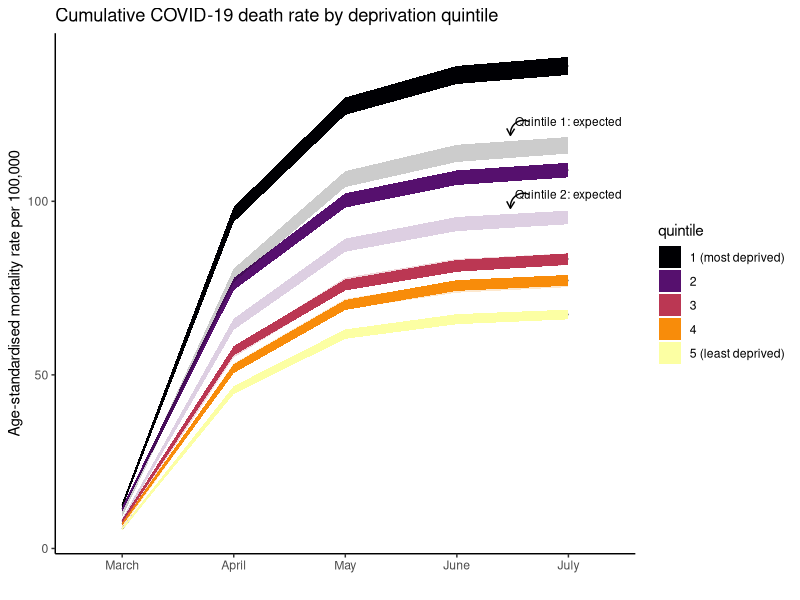

Here is the R script that generated this plot:
library(tidyverse)
library(readxl)
library(ggplot2)
library(viridis)

deaths <- read_excel("CO_Quintiles_Request_Final_File.xlsx", sheet = "Table 1", skip = 3, n_max = 46)
deaths_baseline <- read_excel("Deprivation_2015_2019_final.xlsx", sheet = "Table 1", skip = 4, n_max = 5)
deaths <- deaths[-1,]
deaths_March <- deaths %>% select(`Cause of death`,Sex,Quintile,`...6`,`...8`,`...9`)
colnames(deaths_March) <- c("cause","gender","quintile","death_rate","lower_CI","upper_CI") 
deaths_March <- deaths_March %>% mutate(month="March")
deaths_April <- deaths %>% select(`Cause of death`,Sex,Quintile,`...12`,`...14`,`...15`)
colnames(deaths_April) <- c("cause","gender","quintile","death_rate","lower_CI","upper_CI")
deaths_April <- deaths_April %>% mutate(month="April")
deaths_May <- deaths %>% select(`Cause of death`,Sex,Quintile,`...18`,`...20`,`...21`)
colnames(deaths_May) <- c("cause","gender","quintile","death_rate","lower_CI","upper_CI")
deaths_May <- deaths_May %>% mutate(month="May")
deaths_June <- deaths %>% select(`Cause of death`,Sex,Quintile,`...24`,`...26`,`...27`)
colnames(deaths_June) <- c("cause","gender","quintile","death_rate","lower_CI","upper_CI")
deaths_June <- deaths_June %>% mutate(month="June")
deaths_July <- deaths %>% select(`Cause of death`,Sex,Quintile,`...30`,`...32`,`...33`)
colnames(deaths_July) <- c("cause","gender","quintile","death_rate","lower_CI","upper_CI")
deaths_July <- deaths_July %>% mutate(month="July")

deaths <- rbind(deaths_March,deaths_April)
deaths <- rbind(deaths,deaths_May)
deaths <- rbind(deaths,deaths_June)
deaths <- rbind(deaths,deaths_July)

deaths$month <- factor(deaths$month, levels = (c("March","April","May","June","July")))
deaths$death_rate <- as.numeric(deaths$death_rate)
deaths$lower_CI <- as.numeric(deaths$lower_CI)
deaths$upper_CI <- as.numeric(deaths$upper_CI)

deaths_persons_covid <- deaths %>% filter(gender == "Persons"& cause=="COVID-19")

###### CLEAN UP DEATHS BASELINE FILE
deaths_baseline_March <- deaths_baseline %>% select(`...1`,`Rate...3`,`Lower...4`,`Upper...5`)
colnames(deaths_baseline_March) <- c("quintile","death_rate","lower_CI","upper_CI") 
deaths_baseline_March <- deaths_baseline_March %>% mutate(month="March")
deaths_baseline_April <- deaths_baseline %>% select(`...1`,`Rate...7`,`Lower...8`,`Upper...9`)
colnames(deaths_baseline_April) <- c("quintile","death_rate","lower_CI","upper_CI")
deaths_baseline_April <- deaths_baseline_April %>% mutate(month="April")
deaths_baseline_May <- deaths_baseline %>% select(`...1`,`Rate...11`,`Lower...12`,`Upper...13`)
colnames(deaths_baseline_May) <- c("quintile","death_rate","lower_CI","upper_CI")
deaths_baseline_May <- deaths_baseline_May %>% mutate(month="May")
deaths_baseline_June <- deaths_baseline %>% select(`...1`,`Rate...15`,`Lower...16`,`Upper...17`)
colnames(deaths_baseline_June) <- c("quintile","death_rate","lower_CI","upper_CI")
deaths_baseline_June <- deaths_baseline_June %>% mutate(month="June")

deaths_baseline <- rbind(deaths_baseline_March,deaths_baseline_April)
deaths_baseline <- rbind(deaths_baseline,deaths_baseline_May)
deaths_baseline <- rbind(deaths_baseline,deaths_baseline_June)

deaths_baseline$month <- factor(deaths_baseline$month, levels = (c("March","April","May","June")))#,"July")))

deaths_baseline$death_rate <- as.numeric(deaths_baseline$death_rate)
deaths_baseline$lower_CI <- as.numeric(deaths_baseline$lower_CI)
deaths_baseline$upper_CI <- as.numeric(deaths_baseline$upper_CI)

##### Combine 2 deaths files
deaths1 <- deaths_persons_covid %>% select(-cause,-gender)
deaths_baseline <- deaths_baseline %>% group_by(month) %>% mutate(
  variation = (death_rate - min(death_rate))/min(death_rate),
  variation_upper = (upper_CI - min(upper_CI))/min(upper_CI),
  variation_lower = (lower_CI - min(lower_CI))/min(lower_CI)) %>% 
  ungroup()
death_factors <- deaths_baseline %>% group_by(quintile) %>% summarise(
  mean_uplift=mean(variation),
  mean_uplift_upper=mean(variation_upper),
  mean_uplift_lower=mean(variation_lower)
) %>% ungroup()

deaths1 <- deaths1 %>% group_by(month) %>% mutate(
  predicted = (case_when(
    quintile == "1 (most deprived)" ~ min(death_rate)*(1+death_factors$mean_uplift[1]),
    quintile == "2" ~ min(death_rate)*(1+death_factors$mean_uplift[2]),
    quintile == "3" ~ min(death_rate)*(1+death_factors$mean_uplift[3]),
    quintile == "4" ~ min(death_rate)*(1+death_factors$mean_uplift[4]),
    quintile == "5 (least deprived)" ~ min(death_rate)*(1+death_factors$mean_uplift[5]))),
  predicted_lower =(case_when(
    quintile == "1 (most deprived)" ~ min(lower_CI)*(1+death_factors$mean_uplift_lower[1]),
    quintile == "2" ~ min(lower_CI)*(1+death_factors$mean_uplift_lower[2]),
    quintile == "3" ~ min(lower_CI)*(1+death_factors$mean_uplift_lower[3]),
    quintile == "4" ~ min(lower_CI)*(1+death_factors$mean_uplift_lower[4]),
    quintile == "5 (least deprived)" ~ min(lower_CI)*(1+death_factors$mean_uplift_lower[5]))),
  predicted_upper =(case_when(
    quintile == "1 (most deprived)" ~ min(upper_CI)*(1+death_factors$mean_uplift_upper[1]),
    quintile == "2" ~ min(upper_CI)*(1+death_factors$mean_uplift_upper[2]),
    quintile == "3" ~ min(upper_CI)*(1+death_factors$mean_uplift_upper[3]),
    quintile == "4" ~ min(upper_CI)*(1+death_factors$mean_uplift_upper[4]),
    quintile == "5 (least deprived)" ~ min(upper_CI)*(1+death_factors$mean_uplift_upper[5])))	
) %>% ungroup()

# Plot

pal <- viridisLite::viridis(5)
annotationsDF <- data.frame(
  x1 = c(5, 5),
  y1 = c(123, 102),
  text = c(
    "Quintile 1: expected", "Quintile 2: expected"
  )
)
s <- ggplot() +geom_line(data = deaths1,aes(x=month,y=death_rate,group=quintile)) + theme_classic() + 
  geom_ribbon(data = deaths1,aes(x=month,ymin=lower_CI, ymax=upper_CI, fill=quintile,group=quintile)) +
  labs(y="Age-standardised mortality rate per 100,000",x="", title = "Cumulative COVID-19 death rate by deprivation quintile")+

  geom_ribbon(data = deaths1, aes(x=month,ymin=predicted_lower, ymax=predicted_upper, fill=quintile,group=quintile), alpha=0.2) +
  scale_fill_viridis_d(option="B",direction=1) +
  geom_text(data=annotationsDF,aes(x=x1,y=y1,label=text),size=3) +
  annotate(
    geom = "curve", x = 4.65, y = 102, xend = 4.48, yend = 98, 
    curvature = .6, arrow = arrow(length = unit(2, "mm"))
  ) +
  annotate(
    geom = "curve", x = 4.65, y = 123, xend = 4.48, yend = 119, 
    curvature = .6, arrow = arrow(length = unit(2, "mm"))
  )

s

#### For image
#ggsave("COVID-19 deaths by quintile with baseline.jpeg",s)

#### For dashboard
#write_csv(deaths1,"for dashboard.csv")
q1 <- deaths1 %>% filter(quintile=="1 (most deprived)") %>% select(month,death_rate,lower_CI,upper_CI)
colnames(q1) <- c("month", "q1_death_rate", "q1_lower_CI", "q1_upper_CI")
q2 <- deaths1 %>% filter(quintile=="2") %>% select(month,death_rate,lower_CI,upper_CI)
colnames(q2) <- c("month", "q2_death_rate", "q2_lower_CI", "q2_upper_CI")
q3 <- deaths1 %>% filter(quintile=="3") %>% select(month,death_rate,lower_CI,upper_CI)
colnames(q3) <- c("month", "q3_death_rate", "q3_lower_CI", "q3_upper_CI")
q4 <- deaths1 %>% filter(quintile=="4") %>% select(month,death_rate,lower_CI,upper_CI)
colnames(q4) <- c("month", "q4_death_rate", "q4_lower_CI", "q4_upper_CI")
q5 <- deaths1 %>% filter(quintile=="5 (least deprived)") %>% select(month,death_rate,lower_CI,upper_CI)
colnames(q5) <- c("month", "q5_death_rate", "q5_lower_CI", "q5_upper_CI")
q1_pred <- deaths1 %>% filter(quintile=="1 (most deprived)") %>% select(month,predicted,predicted_lower,predicted_upper)
colnames(q1_pred) <- c("month", "q1_p_death_rate", "q1_p_lower_CI", "q1_p_upper_CI")
q2_pred <- deaths1 %>% filter(quintile=="2") %>% select(month,predicted,predicted_lower,predicted_upper)
colnames(q2_pred) <- c("month", "q2_p_death_rate", "q2_p_lower_CI", "q2_p_upper_CI")

output <- left_join(q1,q2)
output <- left_join(output,q3)
output <- left_join(output,q4)
output <- left_join(output,q5)
output <- left_join(output,q1_pred)
output <- left_join(output,q2_pred)